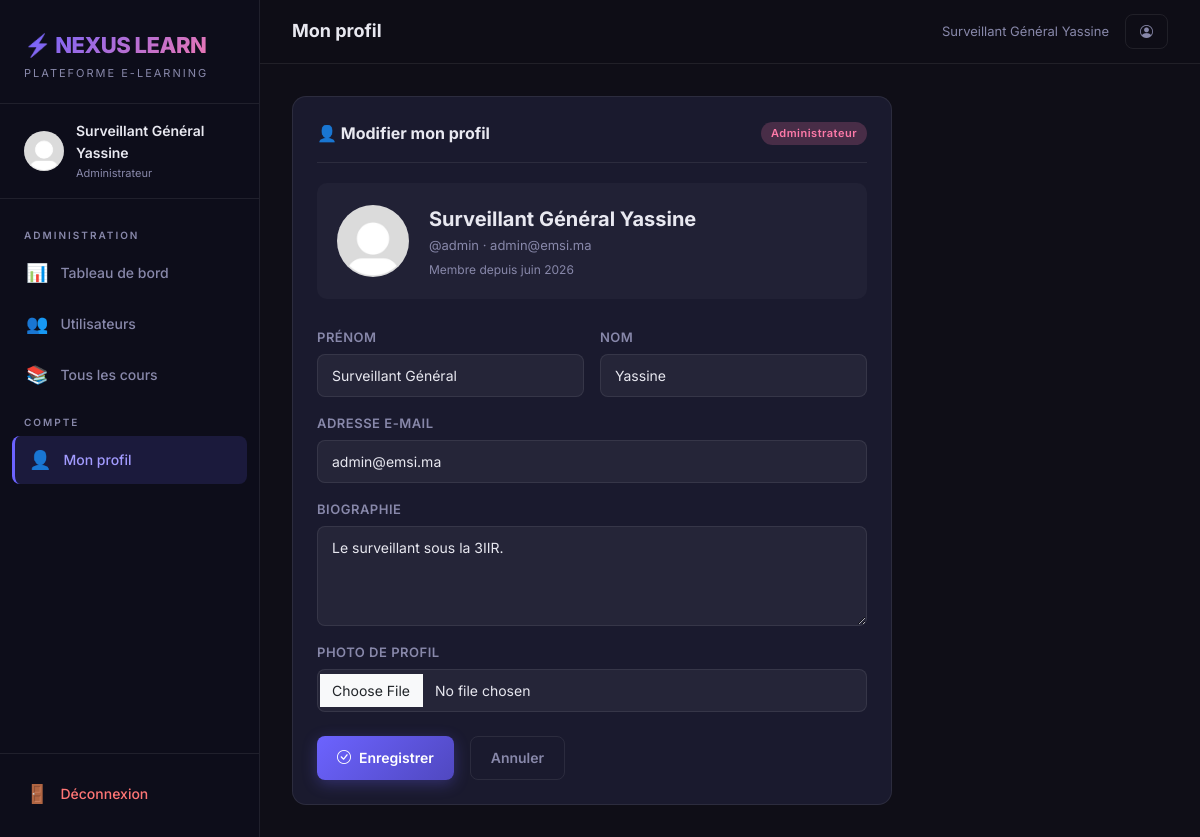
The app's page /profil/ (signed in) with its own data.
### plateforme/models.py (models this page shows, shortened)
class ProfilUtilisateur(models.Model):
    ROLE_CHOICES = [
        ('admin', 'Administrateur'),
        ('enseignant', 'Enseignant'),
        ('etudiant', 'Étudiant'),
    ]
    utilisateur = models.OneToOneField(User, on_delete=models.CASCADE, related_name='profil')
    role = models.CharField(max_length=20, choices=ROLE_CHOICES, default='etudiant')
    bio = models.TextField(blank=True, null=True, verbose_name='Biographie')
    photo = models.ImageField(upload_to='photos/', blank=True, null=True, verbose_name='Photo de profil')
    date_creation = models.DateTimeField(default=timezone.now)
    class Meta:
        verbose_name = 'Profil Utilisateur'
        verbose_name_plural = 'Profils Utilisateurs'

### plateforme/views.py (the view, shortened to what this page needs)
# urls.py: path('profil/', views.vue_profil, name='profil'),
@login_required
def vue_profil(request):
    profil = get_object_or_404(ProfilUtilisateur, utilisateur=request.user)
    form = FormulaireProfil(
        request.POST or None,
        request.FILES or None,
        instance=profil,
        initial={
            'first_name': request.user.first_name,
            'last_name': request.user.last_name,
            'email': request.user.email,
        }
    )
    return render(request, 'plateforme/profil.html', {'form': form, 'profil': profil})

### plateforme/forms.py
class FormulaireProfil(forms.ModelForm):
    first_name = forms.CharField(
        label='Prénom',
        widget=forms.TextInput(attrs={'class': 'form-control'})
    )
    last_name = forms.CharField(
        label='Nom',
        widget=forms.TextInput(attrs={'class': 'form-control'})
    )
    email = forms.EmailField(
        label='Adresse e-mail',
        widget=forms.EmailInput(attrs={'class': 'form-control'})
    )
    class Meta:
        model = ProfilUtilisateur
        fields = ['bio', 'photo']
        labels = {'bio': 'Biographie', 'photo': 'Photo de profil'}
        widgets = {
            'bio': forms.Textarea(attrs={'class': 'form-control', 'rows': 3}),
            'photo': forms.FileInput(attrs={'class': 'form-control'}),
        }

### templates/plateforme/profil.html (shortened to what this page needs)
{% extends 'plateforme/base.html' %}
{% block page_title %}Mon profil{% endblock %}
{% block contenu %}
<div style="max-width:600px;">
  <div class="nx-card">
    <div class="nx-card-header">
      <span class="nx-card-title">👤 Modifier mon profil</span>
      <span class="nx-badge {% if profil.role == 'admin' %}nx-badge-admin{% elif profil.role == 'enseignant' %}nx-badge-enseignant{% else %}nx-badge-etudiant{% endif %}">
        {{ profil.get_role_display }}
      </span>
    </div>
    <div style="display:flex; align-items:center; gap:20px; margin-bottom:28px; padding:20px; background:rgba(255,255,255,0.03); border-radius:10px;">
      {% if profil.photo %}
        <img src="{{ profil.photo.url }}" alt="Photo" style="width:72px; height:72px; border-radius:50%; object-fit:cover;">
      {% else %}
        <div class="nx-avatar" style="width:72px; height:72px; font-size:28px;">
          {{ user.first_name|first|upper }}{{ user.last_name|first|upper }}
        </div>
      {% endif %}
      <div>
        <div style="font-size:20px; font-weight:700;">{{ user.get_full_name|default:user.username }}</div>
        <div style="color:var(--text-muted); font-size:13px;">@{{ user.username }} · {{ user.email }}</div>
        <div style="font-size:12px; color:var(--text-muted); margin-top:4px;">Membre depuis {{ user.date_joined|date:"F Y" }}</div>
      </div>
    </div>
    <form method="post" enctype="multipart/form-data" novalidate>
      <div class="row g-3">
        <div class="col-6">
          <label class="form-label">{{ form.first_name.label }}</label>
          {{ form.first_name }}
        </div>
        <div class="col-6">
          <label class="form-label">{{ form.last_name.label }}</label>
          {{ form.last_name }}
        </div>
        <div class="col-12">
          <label class="form-label">{{ form.email.label }}</label>
          {{ form.email }}
        </div>
        <div class="col-12">
          <label class="form-label">{{ form.bio.label }}</label>
          {{ form.bio }}
        </div>
        <div class="col-12">
          <label class="form-label">{{ form.photo.label }}</label>
          {{ form.photo }}
        </div>
      </div>
      <div class="d-flex gap-3 mt-4">
        <button type="submit" class="btn-nx btn-nx-primary">
          <i class="bi bi-check-circle"></i> Enregistrer
        </button>
        <a href="{% url 'accueil' %}" class="btn-nx btn-nx-ghost">Annuler</a>
      </div>
    </form>
  </div>
</div>
{% endblock %}

### templates/plateforme/base.html (shortened to what this page needs)
{% load static %}
<!DOCTYPE html>
<html lang="fr">
<head>
  <link href="https://cdn.jsdelivr.net/npm/bootstrap@5.3.2/dist/css/bootstrap.min.css" rel="stylesheet">
  <link rel="stylesheet" href="https://cdn.jsdelivr.net/npm/bootstrap-icons@1.11.3/font/bootstrap-icons.min.css">
  <link rel="stylesheet" href="{% static 'css/nexus.css' %}">
</head>
<body>
<div class="nx-wrapper">
  <aside class="nx-sidebar">
    <div class="nx-sidebar-header">
      <div class="nx-logo">⚡ NEXUS LEARN</div>
      <div class="nx-logo-sub">Plateforme E-Learning</div>
    </div>
    {% if user.is_authenticated %}
    <div class="nx-user-info">
      {% if user.profil.photo %}
        <img src="{{ user.profil.photo.url }}" class="nx-avatar" alt="Photo">
      {% else %}
        <div class="nx-avatar">{{ user.first_name|first|upper }}{{ user.last_name|first|upper }}</div>
      {% endif %}
      <div>
        <div class="nx-user-name">{{ user.get_full_name|default:user.username }}</div>
        <div class="nx-user-role">{{ user.profil.get_role_display }}</div>
      </div>
    </div>
    {% endif %}
    <nav class="nx-nav">
      {% if user.is_authenticated %}
        {% with role=user.profil.role %}
          {% if role == 'admin' %}
          <div class="nx-nav-section">Administration</div>
          <a href="{% url 'tableau_bord_admin' %}" class="nx-nav-link {% if request.resolver_match.url_name == 'tableau_bord_admin' %}active{% endif %}">
            <span class="icon">📊</span> Tableau de bord
          </a>
          <a href="{% url 'admin_utilisateurs' %}" class="nx-nav-link {% if 'utilisateur' in request.resolver_match.url_name %}active{% endif %}">
            <span class="icon">👥</span> Utilisateurs
          </a>
          <a href="{% url 'admin_cours' %}" class="nx-nav-link {% if request.resolver_match.url_name == 'admin_cours' %}active{% endif %}">
            <span class="icon">📚</span> Tous les cours
          </a>
          {% endif %}
          <div class="nx-nav-section">Compte</div>
          <a href="{% url 'profil' %}" class="nx-nav-link {% if request.resolver_match.url_name == 'profil' %}active{% endif %}">
            <span class="icon">👤</span> Mon profil
          </a>
        {% endwith %}
      {% endif %}
    </nav>
    <div class="nx-sidebar-footer">
      {% if user.is_authenticated %}
      <a href="{% url 'deconnexion' %}" class="nx-nav-link" style="color:#ff7675;">
        <span class="icon">🚪</span> Déconnexion
      </a>
      {% endif %}
    </div>
  </aside>
  <main class="nx-main">
    <div class="nx-topbar">
      <div class="nx-page-title">{% block page_title %}Nexus Learn{% endblock %}</div>
      <div class="d-flex align-center gap-3">
        {% if user.is_authenticated %}
          <span class="text-muted fs-sm">{{ user.get_full_name|default:user.username }}</span>
          <a href="{% url 'profil' %}" class="btn-nx btn-nx-ghost btn-nx-sm">
            <i class="bi bi-person-circle"></i>
          </a>
        {% endif %}
      </div>
    </div>
    <div class="nx-content nx-fade-in">
      {% block contenu %}{% endblock %}
    </div>
  </main>
</div>
</body>
</html>

### records on screen
ProfilUtilisateur: role "Administrateur", photo (placeholder picture), bio "Le surveillant sous la 3IIR."

### other values on screen
{{ user.get_full_name|default:user.username }} "Surveillant Général Yassine"
{{ user.profil.get_role_display }} "Administrateur"
{{ user.username }} "admin"
{{ user.email }} "admin@emsi.ma"
{{ user.date_joined|date:"F Y" }} "juin 2026"
